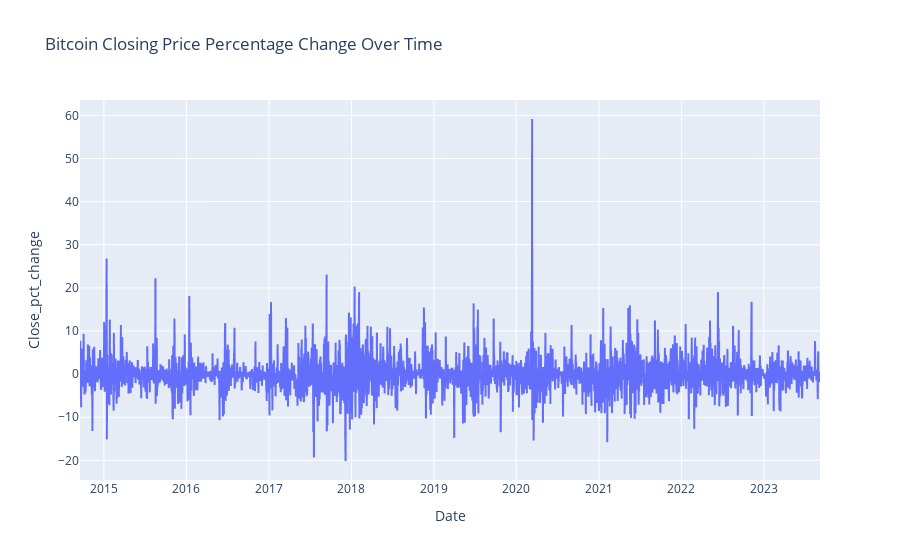

The code cell stored with this chart in its notebook:
### Code cell
# Makes the plot more interactive

import plotly.express as px

# Plot the percentage change in Bitcoin's closing price
px.line(bitcoin_new, x=bitcoin_new.index, y='Close_pct_change', title='Bitcoin Closing Price Percentage Change Over Time')

### Figure 1 — Plotly figure (JSON) as saved in the notebook; plotly's stock layout.template omitted (floating-point values rounded to 4 significant figures; data arrays with more than 128 entries replaced by an {"elided": "..."} marker saying what was removed)
{"data": [{"hovertemplate": "Date=%{x}<br>Close_pct_change=%{y}<extra></extra>", "legendgroup": "", "line": {"color": "#636efa", "dash": "solid"}, "marker": {"symbol": "circle"}, "mode": "lines", "name": "", "showlegend": false, "type": "scattergl", "x": {"elided": "3278 str values"}, "xaxis": "x", "y": {"elided": "3278 float values"}, "yaxis": "y"}], "layout": {"legend": {"tracegroupgap": 0}, "title": {"text": "Bitcoin Closing Price Percentage Change Over Time"}, "xaxis": {"anchor": "y", "domain": [0, 1], "title": {"text": "Date"}}, "yaxis": {"anchor": "x", "domain": [0, 1], "title": {"text": "Close_pct_change"}}}}
